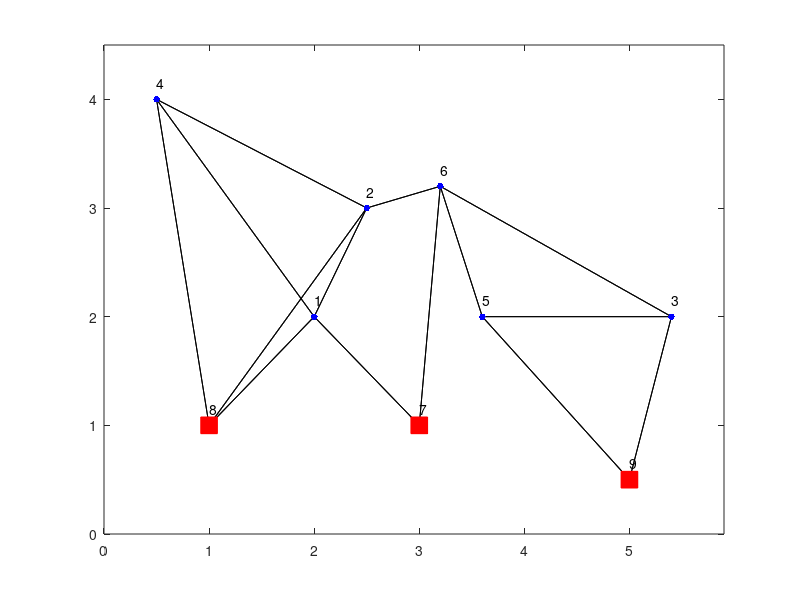

Recreate this plot in MATLAB.
% data for truss load analysis problem

n = 9;  % total number of nodes (free + anchor)
m = 14; % number of bars
p = 6;  % number of free nodes

% limits on bar tensions
Tmin = -ones(m,1);
Tmax = ones(m,1);

%node locations (first p are free)
P = [ 2   2;
      2.5 3;
      5.4 2;
      0.5 4;
      3.6 2;
      3.2 3.2;
      3   1;
      1   1;
      5   0.5];
  
incidMat = ... % one row per bar; gives indices of nodes
    [1 2;
     1 4;
     1 7;
     1 8;
     2 4;
     2 6;
     2 8;
     3 5;
     3 6;
     3 9;
     4 8;
     5 6;
     5 9;
     6 7];

%project tensions onto nodes
A = zeros(2*n,m);
for i = 1:m
    direc = abs(P(incidMat(i,1),:) - P(incidMat(i,2),:));
    direc = direc/norm(direc);
    if (P(incidMat(i,1),1) >= P(incidMat(i,2),1))
        A(2*incidMat(i,1)-1,i) = -direc(1);
        A(2*incidMat(i,2)-1,i) = direc(1);
    else
        A(2*incidMat(i,1)-1,i) = direc(1);
        A(2*incidMat(i,2)-1,i) = -direc(1);
    end
    if (P(incidMat(i,1),2) >= P(incidMat(i,2),2))
        A(2*incidMat(i,1),i) = -direc(2);
        A(2*incidMat(i,2),i) = direc(2);
    else
        A(2*incidMat(i,1),i) = direc(2);
        A(2*incidMat(i,2),i) = -direc(2);
    end
end

%rearrange x,y components of f_load to be in correct places
A = [A(1:2:2*p-1,:); A(2:2:2*p,:); A(2*p+1:2*n,:)];

% The following code can be used to visualize the truss and is not
% necessary to solve this problem
 
Ad = zeros(n);
for i = 1:m
    Ad(incidMat(i,1), incidMat(i,2)) = 1;
end
Ad = Ad + Ad';
 
epsx = 0.05; epsy = 0.15; % text placing offset 

figure; 
 
gplot(Ad,P,'k-'); hold on;
axis([min(P(:,1))-0.5, max(P(:,1)) + 0.5, ...
     min(P(:,2))-0.5, max(P(:,2)) + 0.5])
 
% label free nodes
for j = 1:p
    plot(P(j,1),P(j,2),'.b',...
    'MarkerSize',15);
    
    text(P(j,1)-eps,P(j,2)+epsy,int2str(j),'FontSize',10);
end

% label anchor nodes 
for j = p+1:n
    plot(P(j,1),P(j,2),'rs',...
        'MarkerFaceColor','r',...
        'MarkerSize',12);
    text(P(j,1)-eps,P(j,2)+epsy,int2str(j),'FontSize',10);     
end

hold off;
